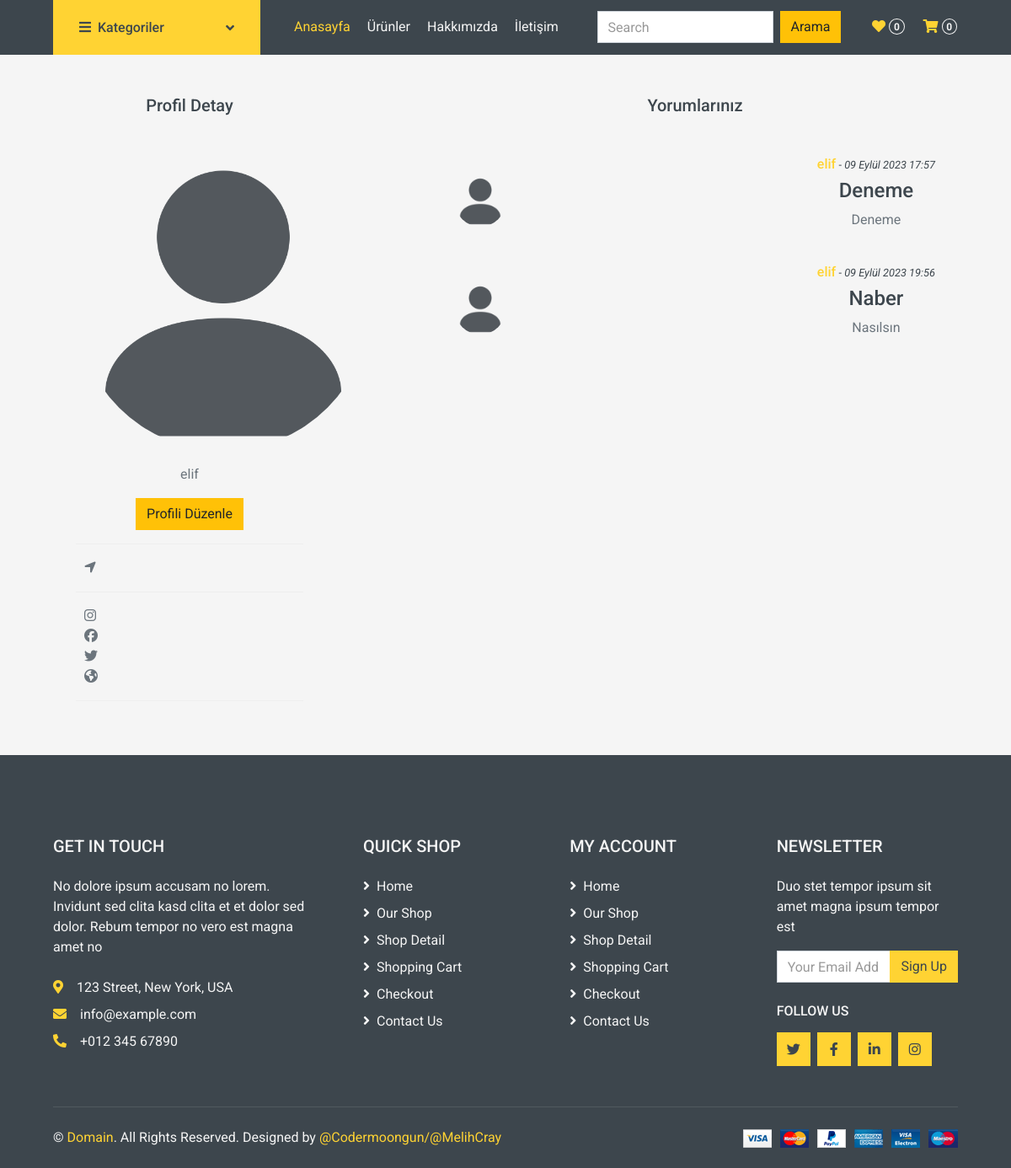
/profile/18, run on an earlier commit of the app's database.
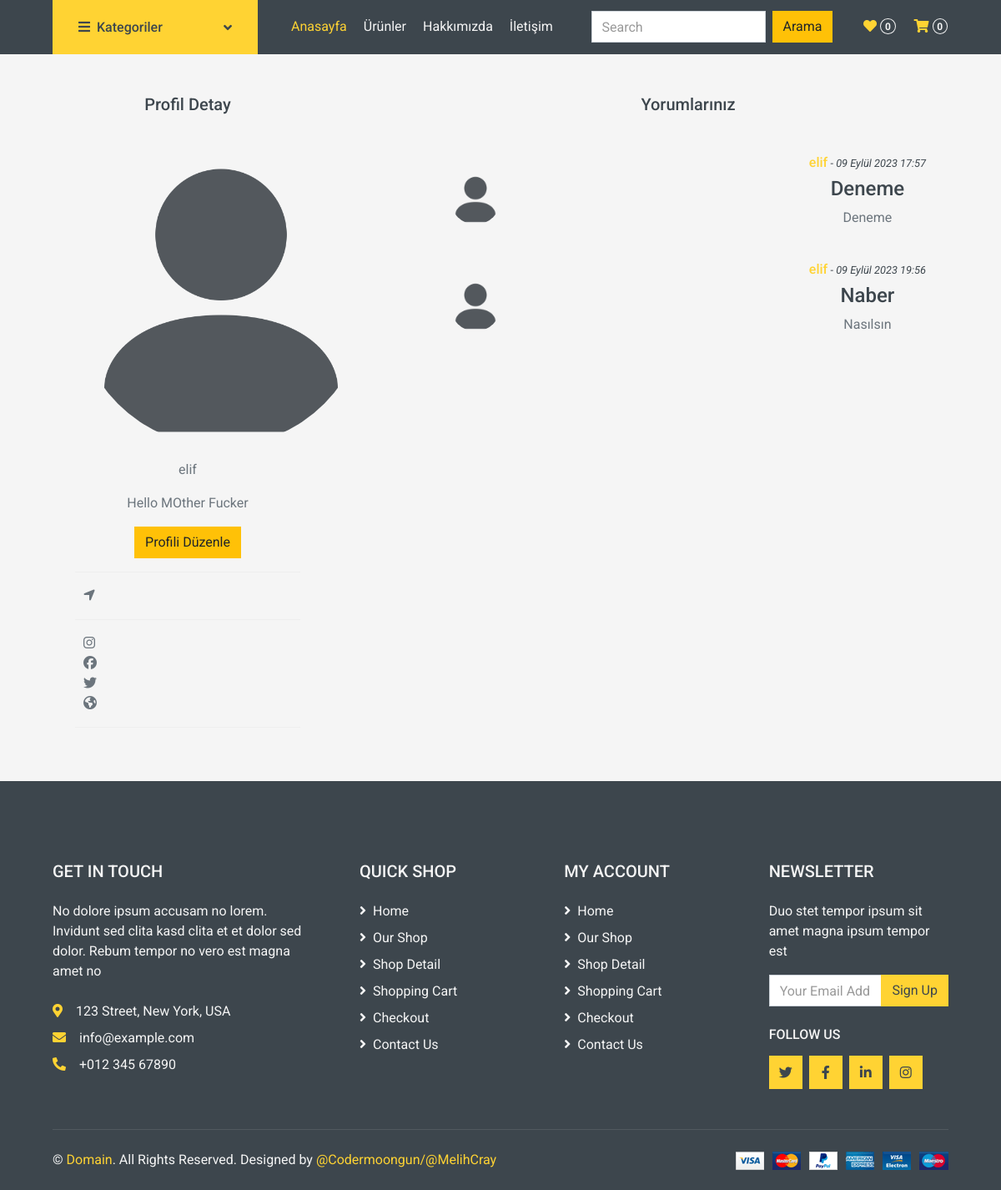
And on a later commit of the database.
### siteApp/models.py (models this page shows, shortened)
class ProfileModel(models.Model):
    profileSahibi = models.ForeignKey(User, verbose_name=("Profil Sahibi"), on_delete=models.CASCADE)
    profileAvatar = models.ImageField(("Avatar"), upload_to="", height_field=None, default="avatar.png", width_field=None, max_length=None, blank=True)
    profileBio = models.TextField(("Biografi"), max_length=500, default="", blank=True)
    profileLocation = models.CharField(("Konum"), max_length=150, default="" , blank=True)
    profileInstagram = models.CharField(("Instagram"), max_length=150, default="", blank=True)
    profileTwitter = models.CharField(("Twitter"), max_length=150, default="", blank=True)
    profileFacebook = models.CharField(("Facebook"), max_length=150, default="", blank=True)
    profileWebPage = models.CharField(("Web Sayfası"), max_length=150, default="", blank=True)

class YorumYap(models.Model):
    urun = models.ForeignKey(Urun, verbose_name=("Ürün Adı"), on_delete=models.CASCADE)
    yorumSahibi = models.ForeignKey(User, verbose_name=("Yorum sahibi"), on_delete=models.CASCADE)
    yorumSahibiProfile = models.ForeignKey("siteApp.ProfileModel", verbose_name=("Profil Modeli"), on_delete=models.CASCADE, blank=True)
    yorumBaslik = models.CharField(("Yorumun Başlığı"), max_length=100)
    yorumIcerik = models.TextField(("Yorum İçeriği"), max_length=500)
    yorumAtCrated = models.DateTimeField(("Yorumun Yapıldığı Zaman"), auto_now=True)

### siteApp/views.py (the view, shortened to what this page needs)
# urls.py: path('profile/<profileID>', profile , name='profile'),
def profile(request, profileID):
    context = {}
    userFilter = User.objects.filter(id = profileID).first()
    if userFilter:
        context['kullanicilar'] = userFilter
        yorumlar = YorumYap.objects.filter(yorumSahibi__id = profileID).all()
        context['yorumlar'] = yorumlar
        profileFront = ProfileModel.objects.filter(profileSahibi__id = profileID).all()
        context['profiller'] = profileFront
    else:
        context["error"] = "Böyle bir user bulunamadi"
    updateProfile = {}
    profileUptade  = ProfileModel.objects.filter(profileSahibi__id = profileID).first()
    profileQuerySet  = ProfileModel.objects.filter(profileSahibi__id = profileID)
    for profile in profileQuerySet:
        updateProfile[profile.id] = UpdateProfile(instance = profile)
        context["update"]  = updateProfile.items()
    return render(request, 'profile.html', context)

### siteApp/templates/profile.html (shortened to what this page needs)
{% extends "base.html" %}
{% for user in kullanicilar %}
{% block site-icerik %}
<div class="row justify-content-around m-0 mt-5">
    <div class="col-md-3">
        <h5 class="text-center mb-5">Profil Detay</h5>
        {% for profile in profiller %}
        <div class="mb-3">
            <img class="rounded-circle" src={{profile.profileAvatar.url}} alt="Resim Bulunamadı" width="350px" />
        </div>
        <div class="mb-3">
            <p id="profileSahip" class="text-center">{{profile.profileSahibi}}</p>
        </div>
        <div class="mb-3">
            <p class="text-center">{{profile.profileBio}}</p>
        </div>
        <div class="mb-3 text-center">
            <button class="btn btn-warning" onclick="profileEdit()" id="ProfileEdit">Profili Düzenle</button>
        </div>
        <div id="profileShow">
            <hr>
            <div class="row justify-content-center">
                <div class="col-md-1">
                    <i class="fa-solid fa-location-arrow"></i>
                </div>
                <div class="col-md-10">
                </div>
            </div>
            <hr>
            <div class="row justify-content-center">
                <div class="col-md-1">
                    <i class="fa-brands fa-instagram"></i>
                </div>
                <div class="col-md-10">
                </div>
            </div>
            <div class="row justify-content-center">
                <div class="col-md-1">
                    <i class="fa-brands fa-facebook"></i>
                </div>
                <div class="col-md-10">
                </div>
            </div>
            <div class="row justify-content-center">
                <div class="col-md-1">
                    <i class="fa-brands fa-twitter"></i>
                </div>
                <div class="col-md-10">
                </div>
            </div>
            <div class="row justify-content-center">
                <div class="col-md-1">
                    <i class="fa-solid fa-earth-americas"></i>
                </div>
                <div class="col-md-10">
                </div>
            </div>
            <hr>
        </div>
    </div>
    <div class="col-md-6 text-center">
        <h5 class="text-center mb-5">Yorumlarınız</h5>
        {% for yorum in yorumlar %}
        <div class="media mb-4 justify-content-between align-items-center">
            <img src={{yorum.yorumSahibiProfile.profileAvatar.url}} alt="Image"
                class="img-fluid rounded-circle mr-3 mt-1" style="width: 60px;">
            <div class="d-block">
                <h6><a href="{% url 'profile' yorum.yorumSahibi.id %}">{{yorum.yorumSahibi.username}}</a><small> -
                        <i>{{yorum.yorumAtCrated}}</i></small></h6>
                <h4>{{yorum.yorumBaslik}}</h4>
                <p>{{yorum.yorumIcerik}}</p>
            </div>
        </div>
        {% endfor %}
    </div>
</div>
{% endfor %}
{% endblock site-icerik %}
{% endfor %}

### siteApp/templates/base.html (shortened to what this page needs)
{% load static %}
<!DOCTYPE html>
<html lang="en">
<head>
    <link rel="stylesheet" href="{% static 'owlcarousel/owl.carousel.min.css' %}">
    <link rel="stylesheet" href="{% static 'owlcarousel/owl.carousel.min.css' %}">
    <link href="https://cdn.jsdelivr.net/npm/bootstrap@5.3.1/dist/css/bootstrap.min.css" rel="stylesheet"
>
    <link rel="stylesheet" href="https://cdn.jsdelivr.net/npm/owl.carousel@2.3.4/dist/assets/owl.carousel.min.css">
    <link rel="stylesheet" href="https://cdn.jsdelivr.net/npm/owl.carousel@2.3.4/dist/assets/owl.theme.default.min.css">
    <link rel="stylesheet" href="https://cdnjs.cloudflare.com/ajax/libs/OwlCarousel2/2.3.4/assets/owl.carousel.min.css">
    <link rel="stylesheet"
        href="https://cdnjs.cloudflare.com/ajax/libs/OwlCarousel2/2.3.4/assets/owl.theme.default.min.css">
    <link rel="stylesheet" href="https://cdnjs.cloudflare.com/ajax/libs/font-awesome/6.4.2/css/all.min.css"
 />
     <link href="https://cdnjs.cloudflare.com/ajax/libs/font-awesome/5.10.0/css/all.min.css" rel="stylesheet">
     <link href="{% static '/lib/animate/animate.min.css' %}" rel="stylesheet">
     <link href="{% static '/lib/owlcarousel/assets/owl.carousel.min.css' %}" rel="stylesheet">
     <link href="{% static '/css/style.css' %}" rel="stylesheet">
</head>
<body id="body">
    {% include "./Components/_navbar.html" %}
    {% block site-icerik %}
    {% endblock site-icerik %}
    {% include "./Components/_footer.html" %}
</body>
</html>

### siteApp/templates/Components/_navbar.html (shortened to what this page needs)
<div class="container-fluid bg-dark mb-30">
  <div class="row px-xl-5">
    <div class="col-lg-3 d-none d-lg-block">
      <a class="btn d-flex align-items-center justify-content-between bg-primary w-100" data-toggle="collapse"
        href="#navbar-vertical" style="height: 65px; padding: 0 30px;">
        <h6 class="text-dark m-0"><i class="fa fa-bars mr-2"></i>Kategoriler</h6>
        <i class="fa fa-angle-down text-dark"></i>
      </a>
    </div>
    <div class="col-lg-9">
      <nav class="navbar navbar-expand-lg bg-dark navbar-dark py-3 py-lg-0 px-0">
        <div class="collapse navbar-collapse justify-content-between" id="navbarCollapse">
          <div class="navbar-nav mr-auto py-0">
            <a href="{% url 'home' %}" class="nav-item nav-link active">Anasayfa</a>
            <a href="{% url 'urun' %}" class="nav-item nav-link">Ürünler</a>
            <a href="{% url 'hakkimda' %}" class="nav-item nav-link">Hakkımızda</a>
            <a href="{% url 'iletisim' %}" class="nav-item nav-link">İletişim</a>
          </div>
          <form class="form-inline my-2 my-lg-0" method="post" action="{% url 'search' %}">
            <input class="form-control mr-sm-2" name="search" type="search" placeholder="Search" aria-label="Arama">
            <button class="btn btn-warning my-2 my-sm-0" type="submit">Arama</button>
        </form>
          <div class="navbar-nav ml-auto py-0 d-none d-lg-block">
            <a href="" class="btn px-0">
              <i class="fas fa-heart text-primary"></i>
              <span class="badge text-secondary border border-secondary rounded-circle"
                style="padding-bottom: 2px;">0</span>
            </a>
            <a href="" class="btn px-0 ml-3">
              <i class="fas fa-shopping-cart text-primary"></i>
              <span class="badge text-secondary border border-secondary rounded-circle"
                style="padding-bottom: 2px;">0</span>
            </a>
          </div>
        </div>
      </nav>
    </div>
  </div>
</div>

### siteApp/templates/Components/_footer.html
<div class="container-fluid bg-dark text-secondary mt-5 pt-5">
  <div class="row px-xl-5 pt-5">
      <div class="col-lg-4 col-md-12 mb-5 pr-3 pr-xl-5">
          <h5 class="text-secondary text-uppercase mb-4">Get In Touch</h5>
          <p class="mb-4">No dolore ipsum accusam no lorem. Invidunt sed clita kasd clita et et dolor sed dolor. Rebum tempor no vero est magna amet no</p>
          <p class="mb-2"><i class="fa fa-map-marker-alt text-primary mr-3"></i>123 Street, New York, USA</p>
          <p class="mb-2"><i class="fa fa-envelope text-primary mr-3"></i>info@example.com</p>
          <p class="mb-0"><i class="fa fa-phone-alt text-primary mr-3"></i>+012 345 67890</p>
      </div>
      <div class="col-lg-8 col-md-12">
          <div class="row">
              <div class="col-md-4 mb-5">
                  <h5 class="text-secondary text-uppercase mb-4">Quick Shop</h5>
                  <div class="d-flex flex-column justify-content-start">
                      <a class="text-secondary mb-2" href="#"><i class="fa fa-angle-right mr-2"></i>Home</a>
                      <a class="text-secondary mb-2" href="#"><i class="fa fa-angle-right mr-2"></i>Our Shop</a>
                      <a class="text-secondary mb-2" href="#"><i class="fa fa-angle-right mr-2"></i>Shop Detail</a>
                      <a class="text-secondary mb-2" href="#"><i class="fa fa-angle-right mr-2"></i>Shopping Cart</a>
                      <a class="text-secondary mb-2" href="#"><i class="fa fa-angle-right mr-2"></i>Checkout</a>
                      <a class="text-secondary" href="#"><i class="fa fa-angle-right mr-2"></i>Contact Us</a>
                  </div>
              </div>
              <div class="col-md-4 mb-5">
                  <h5 class="text-secondary text-uppercase mb-4">My Account</h5>
                  <div class="d-flex flex-column justify-content-start">
                      <a class="text-secondary mb-2" href="#"><i class="fa fa-angle-right mr-2"></i>Home</a>
                      <a class="text-secondary mb-2" href="#"><i class="fa fa-angle-right mr-2"></i>Our Shop</a>
                      <a class="text-secondary mb-2" href="#"><i class="fa fa-angle-right mr-2"></i>Shop Detail</a>
                      <a class="text-secondary mb-2" href="#"><i class="fa fa-angle-right mr-2"></i>Shopping Cart</a>
                      <a class="text-secondary mb-2" href="#"><i class="fa fa-angle-right mr-2"></i>Checkout</a>
                      <a class="text-secondary" href="#"><i class="fa fa-angle-right mr-2"></i>Contact Us</a>
                  </div>
              </div>
              <div class="col-md-4 mb-5">
                  <h5 class="text-secondary text-uppercase mb-4">Newsletter</h5>
                  <p>Duo stet tempor ipsum sit amet magna ipsum tempor est</p>
                  <form action="">
                      <div class="input-group">
                          <input type="text" class="form-control" placeholder="Your Email Address">
                          <div class="input-group-append">
                              <button class="btn btn-primary">Sign Up</button>
                          </div>
                      </div>
                  </form>
                  <h6 class="text-secondary text-uppercase mt-4 mb-3">Follow Us</h6>
                  <div class="d-flex">
                      <a class="btn btn-primary btn-square mr-2" href="#"><i class="fab fa-twitter"></i></a>
                      <a class="btn btn-primary btn-square mr-2" href="#"><i class="fab fa-facebook-f"></i></a>
                      <a class="btn btn-primary btn-square mr-2" href="#"><i class="fab fa-linkedin-in"></i></a>
                      <a class="btn btn-primary btn-square" href="#"><i class="fab fa-instagram"></i></a>
                  </div>
              </div>
          </div>
      </div>
  </div>
  <div class="row border-top mx-xl-5 py-4" style="border-color: rgba(256, 256, 256, .1) !important;">
      <div class="col-md-6 px-xl-0">
          <p class="mb-md-0 text-center text-md-left text-secondary">
              &copy; <a class="text-primary" href="#">Domain</a>. All Rights Reserved. Designed
              by
              <a class="text-primary" href="https://htmlcodex.com">@Codermoongun/@MelihCray</a>
          </p>
      </div>
      <div class="col-md-6 px-xl-0 text-center text-md-right">
          <img class="img-fluid" src="img/payments.png" alt="">
      </div>
  </div>
</div>

What changed in the data, as far as the page shows it:
changed ProfileModel "elif": profileBio (not shown) → "Hello MOther Fucker"
